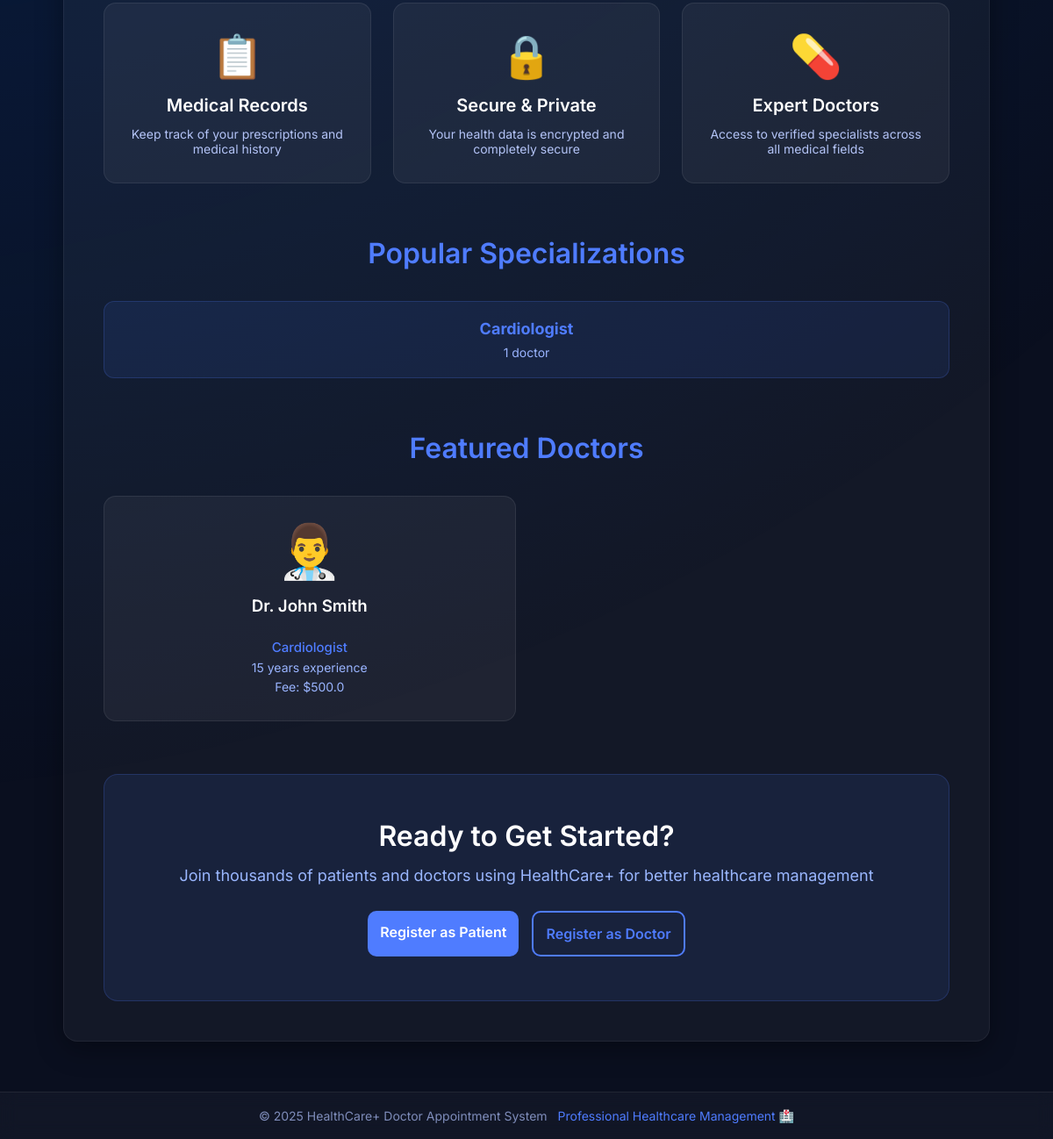
Before: / (lower part) with the older database file.
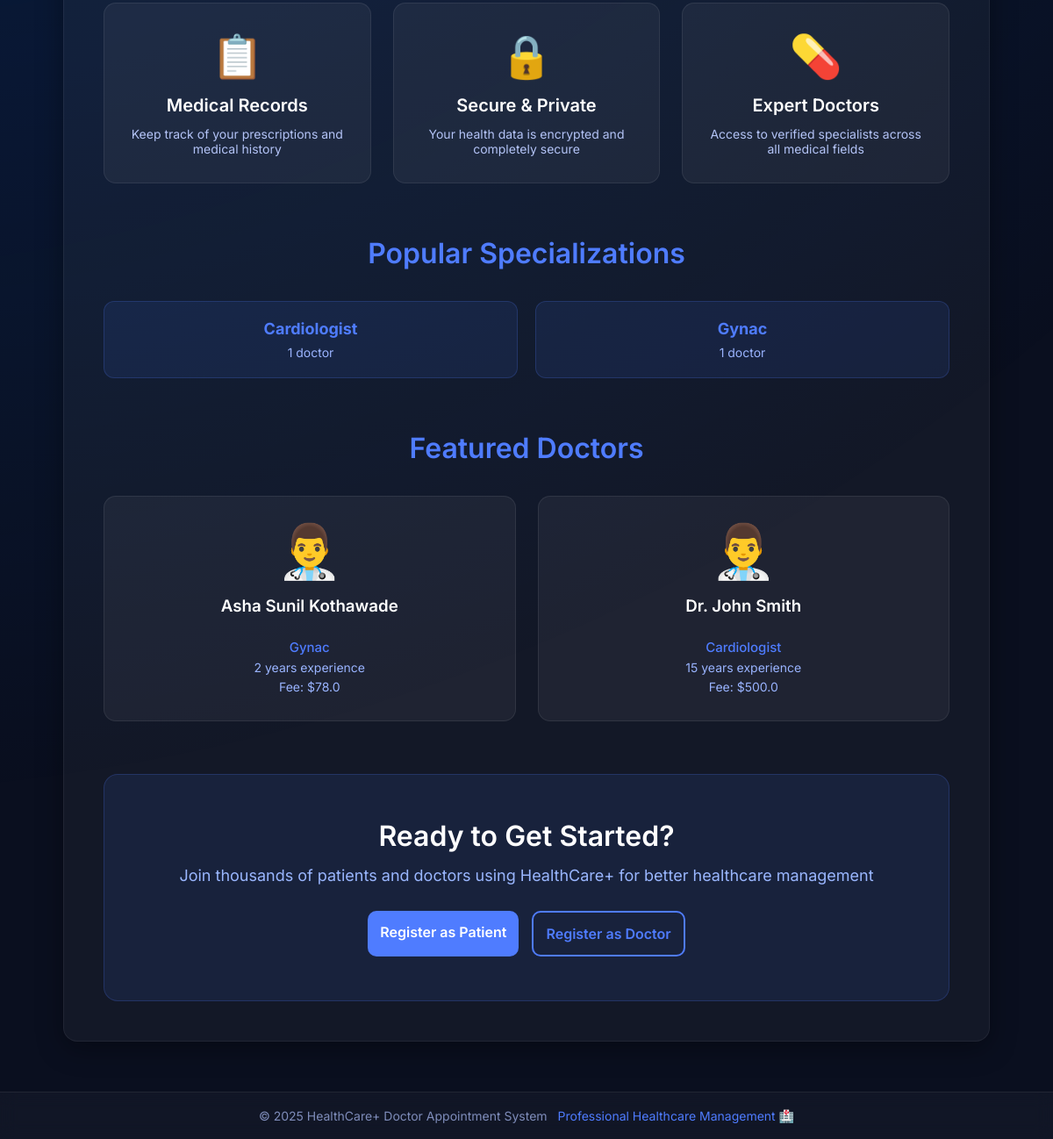
After: the same page with the newer database file.
### tables this page shows
CREATE TABLE doctors (
id INTEGER PRIMARY KEY AUTOINCREMENT,
user_id INTEGER UNIQUE NOT NULL,
full_name TEXT NOT NULL,
specialization TEXT NOT NULL,
qualification TEXT,
registration_number TEXT UNIQUE NOT NULL,
phone TEXT,
address TEXT,
experience_years INTEGER,
consultation_fee REAL,
bio TEXT,
profile_image TEXT,
is_verified INTEGER DEFAULT 0,
created_at DATETIME DEFAULT CURRENT_TIMESTAMP,
updated_at DATETIME DEFAULT CURRENT_TIMESTAMP,
FOREIGN KEY (user_id) REFERENCES users(id) ON DELETE CASCADE
);

### routes/main.py (the view)
@main_bp.route('/')
def index():
    try:
        with get_db_cursor(main_bp.config) as cursor:
            featured_doctors = Doctor.get_all_verified(cursor, limit=6)
            cursor.execute("""
                SELECT specialization, COUNT(*) as count
                FROM doctors
                WHERE is_verified = 1
                GROUP BY specialization
                ORDER BY count DESC
                LIMIT 6
            """)
            specializations = cursor.fetchall()
            return render_template(
                'home.html',
                featured_doctors=featured_doctors,
                specializations=specializations,
                title='Welcome to Doctor Appointment System'
            )
    except Exception as e:
        return render_template(
            'home.html',
            featured_doctors=[],
            specializations=[],
            title='Welcome to Doctor Appointment System'
        )

### models.py (called while the page is built)
    @staticmethod
    def get_all_verified(cursor, limit=None, offset=0):
        query = """
            SELECT d.*, u.email, u.id as user_id
            FROM doctors d
            JOIN users u ON d.user_id = u.id
            WHERE d.is_verified = 1 AND u.is_active = 1
            ORDER BY d.full_name
        """
        if limit:
            query += f" LIMIT {limit} OFFSET {offset}"
        cursor.execute(query)
        return cursor.fetchall()

### utils.py (called while the page is built)
def get_db_connection(config):
    db_path = getattr(config, "DB_PATH", "hospital.db")
    connection = sqlite3.connect(
        db_path,
        detect_types=sqlite3.PARSE_DECLTYPES | sqlite3.PARSE_COLNAMES,
        check_same_thread=False
    )
    connection.row_factory = sqlite3.Row
    connection.execute("PRAGMA foreign_keys = ON")
    return connection

@contextmanager
def get_db_cursor(config):
    connection = get_db_connection(config)
    cursor = connection.cursor()
    try:
        yield cursor
        connection.commit()
    except Exception as e:
        connection.rollback()
        raise e
    finally:
        cursor.close()
        connection.close()

### templates/home.html (shortened to what this page needs)
{% extends "base.html" %}
{% block content %}
<div class="features-section">
    <div class="features-grid">
        <div class="feature-card">
            <div class="feature-icon">📋</div>
            <h3>Medical Records</h3>
            <p>Keep track of your prescriptions and medical history</p>
        </div>
        <div class="feature-card">
            <div class="feature-icon">🔒</div>
            <h3>Secure & Private</h3>
            <p>Your health data is encrypted and completely secure</p>
        </div>
        <div class="feature-card">
            <div class="feature-icon">💊</div>
            <h3>Expert Doctors</h3>
            <p>Access to verified specialists across all medical fields</p>
        </div>
    </div>
</div>
{% if specializations %}
<div class="specializations-section">
    <h2 class="section-title">Popular Specializations</h2>
    <div class="specializations-grid">
        {% for spec in specializations %}
        <div class="spec-card">
            <h4>{{ spec.specialization }}</h4>
            <p>{{ spec.count }} doctor{{ 's' if spec.count != 1 else '' }}</p>
        </div>
        {% endfor %}
    </div>
</div>
{% endif %}
{% if featured_doctors %}
<div class="featured-doctors-section">
    <h2 class="section-title">Featured Doctors</h2>
    <div class="doctors-grid">
        {% for doctor in featured_doctors %}
        <div class="doctor-card">
            <div class="doctor-avatar">👨‍⚕️</div>
            <h3>{{ doctor.full_name }}</h3>
            <p class="doctor-spec">{{ doctor.specialization }}</p>
            <p class="doctor-exp">{{ doctor.experience_years }} years experience</p>
            {% if doctor.consultation_fee %}
            <p class="doctor-fee">Fee: ${{ doctor.consultation_fee }}</p>
            {% endif %}
        </div>
        {% endfor %}
    </div>
</div>
{% endif %}
{% if not logged_in %}
<div class="cta-section">
    <h2>Ready to Get Started?</h2>
    <p>Join thousands of patients and doctors using HealthCare+ for better healthcare management</p>
    <div class="cta-buttons">
        <a href="{{ url_for('auth.register_patient') }}" class="btn btn-primary btn-lg">Register as Patient</a>
        <a href="{{ url_for('auth.register_doctor') }}" class="btn btn-outline btn-lg">Register as Doctor</a>
    </div>
</div>
{% endif %}
{% endblock %}

Changed rows visible on the page:
added doctors: full_name "Asha Sunil Kothawade", specialization "Gynac", experience_years "2", consultation_fee "78.0"
Other visible differences:
new list line: "Gynac 1 doctor"
